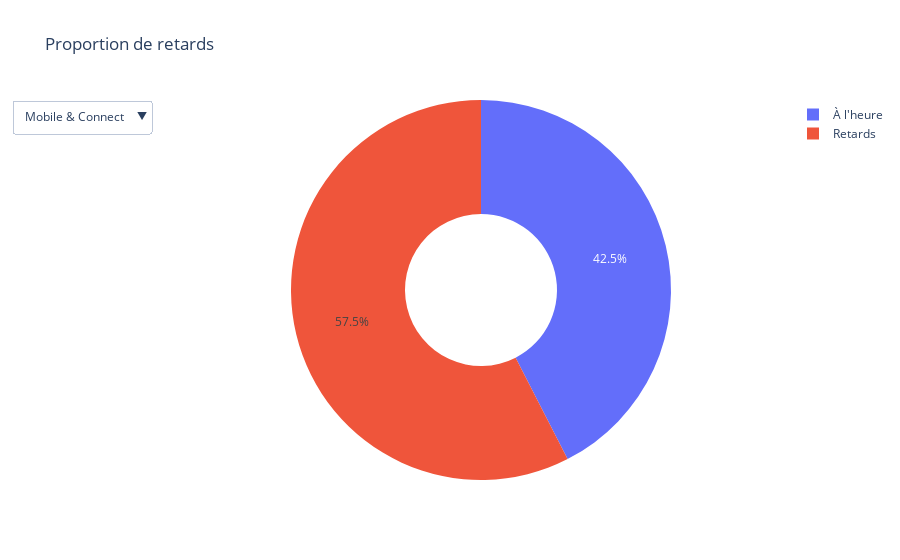

The cell this chart's notebook holds for it:
### Code cell
def calculate_proportions(df, checkin_type=None):
    if checkin_type:
        df = df[df['checkin_type'] == checkin_type]
    f_retards = len(df[df['delay_at_checkout_in_minutes'] > 0])
    f_non_retards = len(df[df['delay_at_checkout_in_minutes'] <= 0])
    return [f_non_retards, f_retards]

proportions_tout = calculate_proportions(df_delay)
proportions_mobile = calculate_proportions(df_delay, 'mobile')
proportions_connect = calculate_proportions(df_delay, 'connect')

fig = go.Figure()
fig.add_trace(go.Pie(labels=['À l\'heure', 'Retards'], values=proportions_tout, name="Mobile & Connect", sort=False))
fig.add_trace(go.Pie(labels=['À l\'heure', 'Retards'], values=proportions_mobile, name="Mobile", visible=False, sort=False))
fig.add_trace(go.Pie(labels=['À l\'heure', 'Retards'], values=proportions_connect, name="Connect", visible=False, sort=False))

# Mise à jour des tracés pour chaque bouton
fig.update_traces(hole=.4, hoverinfo="label+percent+name")

# Ajout des boutons pour changer le diagramme
fig.update_layout(
    title_text="Proportion de retards",
    updatemenus=[{
        "buttons": [
            {
                "label": "Mobile & Connect",
                "method": "update",
                "args": [{"visible": [True, False, False]}]
            },
            {
                "label": "Mobile",
                "method": "update",
                "args": [{"visible": [False, True, False]}]
            },
            {
                "label": "Connect",
                "method": "update",
                "args": [{"visible": [False, False, True]}]
            }
        ],
        "direction": "down",
        "showactive": True,
    }]
)

fig.show()

### Figure 1 — Plotly figure (JSON) as saved in the notebook; plotly's stock layout.template omitted (floating-point values rounded to 4 significant figures)
{"data": [{"hole": 0.4, "hoverinfo": "label+percent+name", "labels": ["À l'heure", "Retards"], "name": "Mobile & Connect", "sort": false, "type": "pie", "values": [6942, 9404]}, {"hole": 0.4, "hoverinfo": "label+percent+name", "labels": ["À l'heure", "Retards"], "name": "Mobile", "sort": false, "type": "pie", "values": [4999, 7945], "visible": false}, {"hole": 0.4, "hoverinfo": "label+percent+name", "labels": ["À l'heure", "Retards"], "name": "Connect", "sort": false, "type": "pie", "values": [1943, 1459], "visible": false}], "layout": {"title": {"text": "Proportion de retards"}, "updatemenus": [{"buttons": [{"args": [{"visible": [true, false, false]}], "label": "Mobile & Connect", "method": "update"}, {"args": [{"visible": [false, true, false]}], "label": "Mobile", "method": "update"}, {"args": [{"visible": [false, false, true]}], "label": "Connect", "method": "update"}], "direction": "down", "showactive": true}]}}
